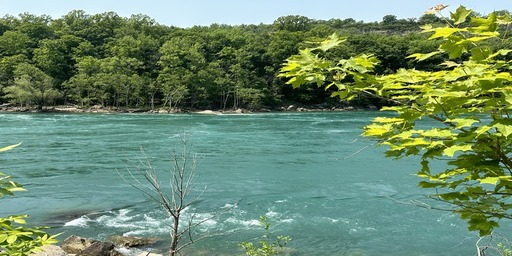
#> input picture image.png, 512 x 256 px
$ python manipulation.py
#> lines starting #> are read from the running program, lines starting #| are printed output that depends on the picture

import cv2
import numpy as np
import math

#----------------------------------------------------------------#

#IMAGE READING
image_main = cv2.imread('image.png')
#> image_main is the input picture: shape (256, 512, 3); mean B, G, R 108.9, 138.1, 108.1

#----------------------------------------------------------------#

#GREY SCALING OF IMAGE
image = np.empty_like(image_main[:, :, 0])
image[:] = 0.299 * image_main[:, :, 0] + 0.587 * image_main[:, :, 1] + 0.114 * image_main[:, :, 2]
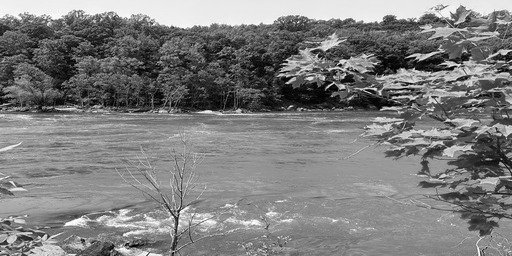
#> image: shape (256, 512); min 0, max 254, mean 125.5

cv2.imwrite('gray image.png',image)

#----------------------------------------------------------------#

#Imgae Scaling
resize = np.zeros([int(image.shape[0]/2), int(image.shape[1]/2)])

for i in range(0, resize.shape[0]):
    for j in range(0, resize.shape[1]):
        resize[i,j] = image[i*2, j*2]

cv2.imwrite('gray image scaled.png',resize)

#----------------------------------------------------------------#

#Image Translation
resize = np.zeros([image.shape[0], image.shape[1]], int)
for i in range(0, resize.shape[0]):
    for j in range(0, resize.shape[1]):
        if j>=50 and i>=50:
            resize[i,j] = image[i, j]
#> resize: shape (256, 512) int64

cv2.imwrite('gray image translated.png',resize)

#----------------------------------------------------------------#

#horizontal axis Flipping
resize = np.zeros([image.shape[0], image.shape[1]], int)

for i in range(0, resize.shape[0]):
    for j in range(0, resize.shape[1]):
        resize[i][j] = image[i][image.shape[1]-1-j]


cv2.imwrite('gray image flip horizontal.png',resize)

#----------------------------------------------------------------#

#vertical axis Flipping
resize = np.zeros([image.shape[0], image.shape[1]], int)

for i in range(0, resize.shape[0]):
    for j in range(0, resize.shape[1]):
        resize[i][j] = image[image.shape[0]-1-i][j]


cv2.imwrite('gray image flip vertical.png',resize)

#----------------------------------------------------------------#

#Inverting gray-scale image

resize = np.zeros([image.shape[0], image.shape[1]], int)
for i in range(0, resize.shape[0]):
    for j in range(0, resize.shape[1]):
        resize[i][j] = 255 - image[i][j]
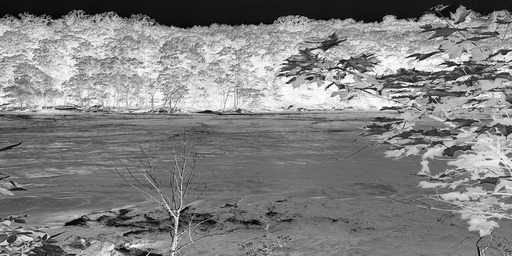
#> resize: shape (256, 512) int64; min 1, max 255, mean 129.5


cv2.imwrite('gray image inversion.png',resize)

#----------------------------------------------------------------#


# ### Rotating the gray-scale image
radian_angle = math.radians(-45)
rotation = np.zeros(image.shape, dtype = int)
(h,w) = image.shape
#> h = 256; w = 512
mid_x,mid_y = (w//2, h//2)
#> mid_x = 256; mid_y = 128

for i in range(h):
    for j in range(w):
        x= round((j-mid_x)*math.cos(radian_angle)-(i-mid_y)*math.sin(radian_angle)+mid_x)
        y= round((j-mid_x)*math.sin(radian_angle)+(i-mid_y)*math.cos(radian_angle)+mid_y)
        if (0 <= x < w) and (0 <= y < h):
            rotation[i,j] = image[y,x]
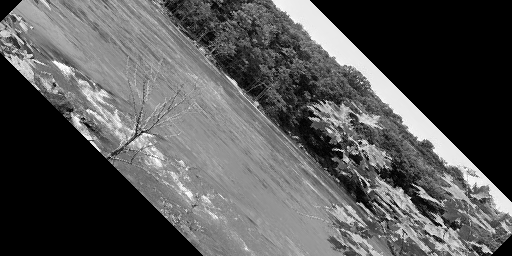
#> rotation: shape (256, 512) int64; min 0, max 254, mean 86.6

cv2.imwrite('gray image rotated.png',rotation)

#----------------------------------------------------------------#

#Imgae reading
image1 = cv2.imread('image.png')

#--------------------------------------#
#Imgae Scaling

resize = np.zeros([int(image1.shape[0]/2), int(image1.shape[1]/2),3])

for i in range(0, resize.shape[0]):
    for j in range(0, resize.shape[1]):
        resize[i,j,:] = image1[i*2, j*2,:]
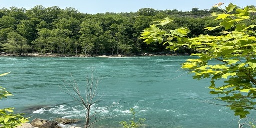
#> resize: shape (128, 256, 3) float64; mean B, G, R 109.3, 138.3, 108.4

cv2.imwrite('image scaled.png',resize)

#--------------------------------------#
#Image Translation

resize = np.zeros([image1.shape[0], image1.shape[1],3], int)

for i in range(0, resize.shape[0]):
    for j in range(0, resize.shape[1]):
        if j>=50 and i>=50:
            resize[i,j,:] = image1[i, j,:]
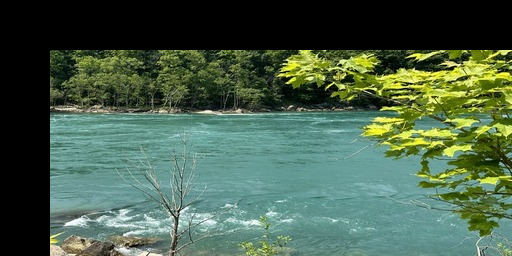
#> resize: shape (256, 512, 3) int64; mean B, G, R 74.8, 95.9, 72.2

cv2.imwrite('image translated.png',resize)

#--------------------------------------#
#horizontal axis Flipping

resize = np.zeros([image1.shape[0], image1.shape[1],3], int)

for i in range(0, resize.shape[0]):
    for j in range(0, resize.shape[1]):
        resize[i,j,:] = image1[i,image1.shape[1]-1-j,:]
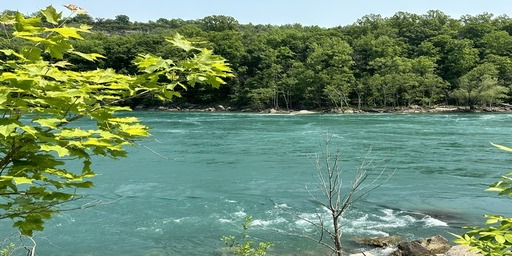
#> resize: shape (256, 512, 3) int64; mean B, G, R 108.9, 138.1, 108.1


cv2.imwrite('image flip horizontal.png',resize)

#--------------------------------------#
#vertical axis Flipping

resize = np.zeros([image1.shape[0], image1.shape[1],3], int)

for i in range(0, resize.shape[0]):
    for j in range(0, resize.shape[1]):
        resize[i,j,:] = image1[image1.shape[0]-1-i,j,:]
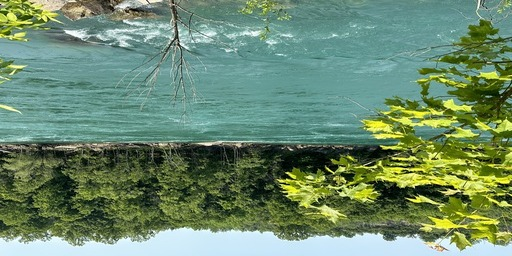
#> resize: shape (256, 512, 3) int64; mean B, G, R 108.9, 138.1, 108.1


cv2.imwrite('image flip vertical.png',resize)

#----------------------------------------------------------------##----------------------------------------------------------------#
